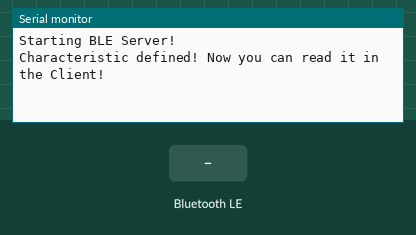
Recording of a sketch running on a simulated ESP32. Shown: the last lines printed to the serial monitor. Inputs (shaded band) come from the test bench. Nothing arrives over Bluetooth unless stated; a phone connects over Bluetooth LE 3 s after start.

Above: at 1.2 s.
1.3 s: Bluetooth LE write "1" received
At 1.8 s:
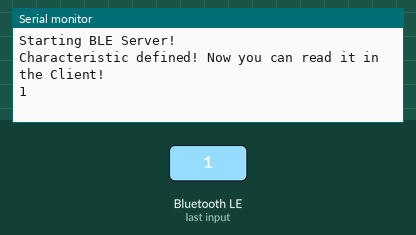
2.8 s: Bluetooth LE write "0" received
At 4.0 s:
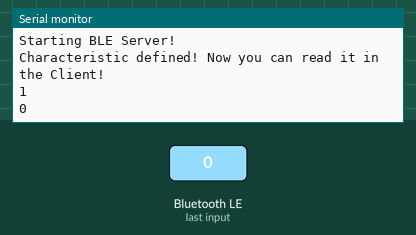
4.3 s: Bluetooth LE write "2" received
At 5.3 s:
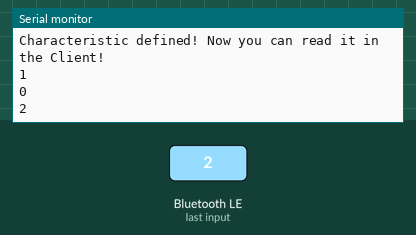

The sketch:

BLE_Read.ino
```cpp
#include <BLEDevice.h>
#include <BLEUtils.h>
#include <BLEServer.h>

#define SERVICE_UUID        "4fafc201-1fb5-459e-8fcc-c5c9c331914b"
#define CHARACTERISTIC_UUID "beb5483e-36e1-4688-b7f5-ea07361b26a8"

BLEServer *pServer;
BLEService *pService;
BLECharacteristic *pCharacteristic;

class MyCallbacks: public BLECharacteristicCallbacks {
    void onWrite(BLECharacteristic *pCharacteristic) {
        Serial.println(pCharacteristic->getValue().c_str());
    }
};

void setup()
{
  Serial.begin(115200);
  Serial.println("Starting BLE Server!");

  // Start Broadcasting the Bluetooth Module
  BLEDevice::init("ESP32-BLE-Server");
  pServer = BLEDevice::createServer();
  pService = pServer->createService(SERVICE_UUID);
  pCharacteristic = pService->createCharacteristic(
                                         CHARACTERISTIC_UUID,
                                         BLECharacteristic::PROPERTY_READ |
                                         BLECharacteristic::PROPERTY_WRITE
                                       );
  // Configure Protocl Upon Recieving a Message
  pCharacteristic->setCallbacks(new MyCallbacks());
  pCharacteristic->setValue("0");  // Set Null Value as the BLE Message

  pService->start();
  BLEAdvertising *pAdvertising = BLEDevice::getAdvertising();
  pAdvertising->addServiceUUID(SERVICE_UUID);
  pAdvertising->setScanResponse(true);
  pAdvertising->setMinPreferred(0x06);  // functions that help with iPhone connections issue
  pAdvertising->setMinPreferred(0x12);
  BLEDevice::startAdvertising();
  Serial.println("Characteristic defined! Now you can read it in the Client!");
}

void loop() {
}
```

Measured:
- after the input at 1.3 s, the serial monitor: prints a new line at once (image 1)
- after the input at 2.8 s, the serial monitor: prints a new line at once (image 2)
- after the input at 4.3 s, the serial monitor: prints a new line at once (image 3)
